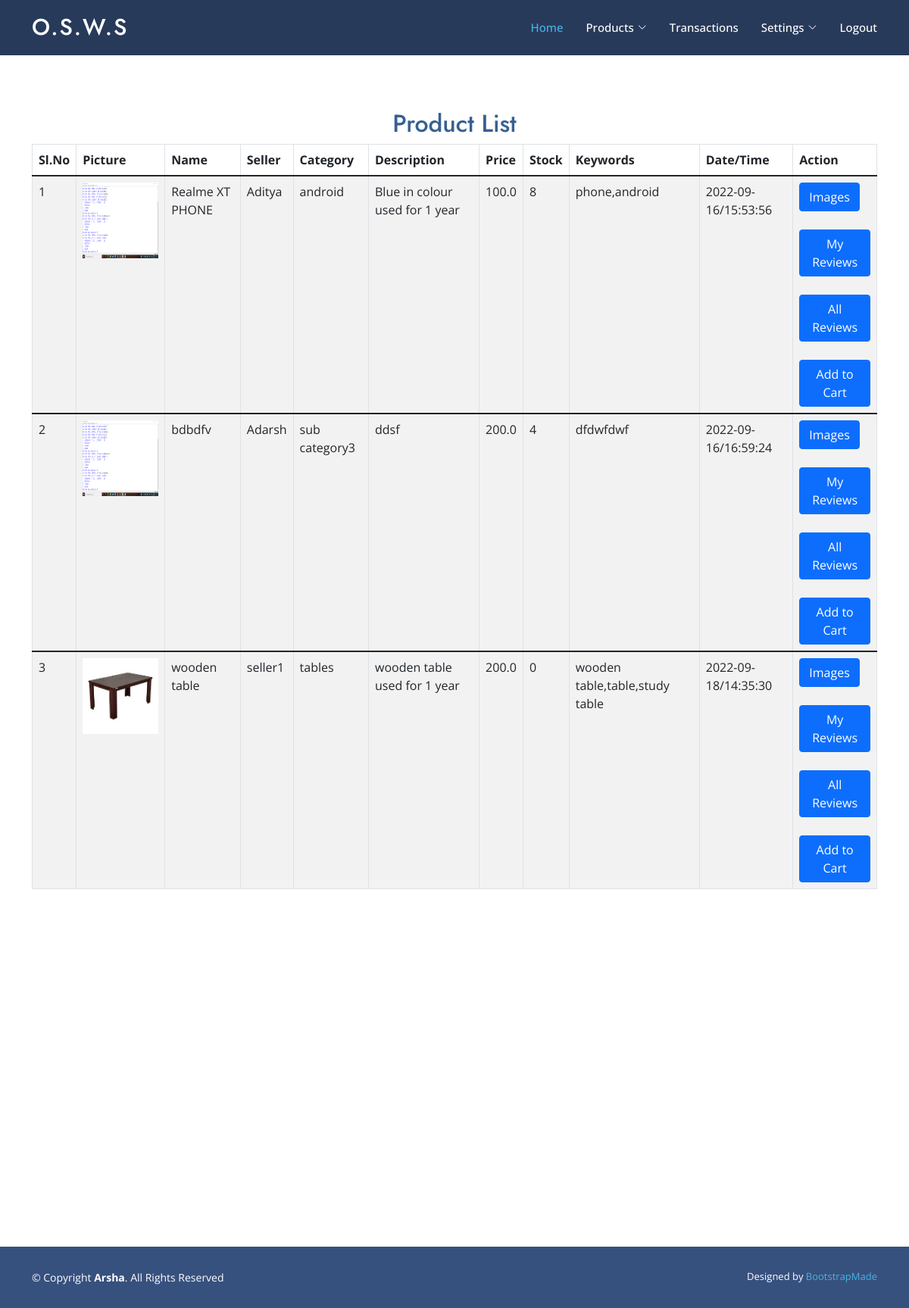
/user_product_master_view, run on the app's committed database.
### myapp/models.py (models this page shows, shortened)
class product_master(models.Model):
    product_name = models.CharField(max_length=50)
    seller_id = models.IntegerField()
    sub_category_id = models.IntegerField()
    description = models.CharField(max_length=500)
    pic = models.CharField(max_length=500)
    price = models.FloatField()
    stock = models.IntegerField()
    dt = models.CharField(max_length=50)
    tm = models.CharField(max_length=50)
    keywords = models.CharField(max_length=500)
    status = models.CharField(max_length=10)

class seller_details(models.Model):
    user_id = models.IntegerField()
    name = models.CharField(max_length=50)
    about = models.CharField(max_length=500)
    addr = models.CharField(max_length=500)
    pin = models.CharField(max_length=50)
    email = models.CharField(max_length=150)
    c_email = models.CharField(max_length=150)
    contact = models.CharField(max_length=15)
    status = models.CharField(max_length=10)

class sub_category_master(models.Model):
    category_id = models.IntegerField()
    sub_category_name = models.CharField(max_length=50)

### myapp/views.py (the view)
# urls.py: path('user_product_master_view', views.user_product_master_view, name='user_product_master_view'),
def user_product_master_view(request):
    pm_l = product_master.objects.all()
    scm_l = sub_category_master.objects.all()
    sc_l = seller_details.objects.all()
    context = {'product_list': pm_l, 'subcategory_list': scm_l, 'msg': '', 'seller_list':sc_l}
    return render(request, 'myapp/user_product_master_view.html', context)

### myapp/templates/myapp/user_product_master_view.html (shortened to what this page needs)
{% extends 'myapp/user_base.html' %}
{% load static %}
{% block body %}
<center><br><br><br><br><br><br>
    <h2><font color="#366092">Product List</font></h2>
<div class="container">
    <form name="frm"  role="form" action="" method="post">
         <table class="table table-striped table-bordered auto-index">
        <thead>
            <tr>
            <th>Sl.No</th>
            <th>Picture</th>
            <th>Name</th>
                <th>Seller</th>
            <th>Category</th>
            <th>Description</th>
            <th>Price</th>
            <th>Stock</th>
            <th>Keywords</th>
            <th>Date/Time</th>
            <th>Action</th>
        </tr>
             </thead>
        {% for p in product_list %}
        <tbody>
            <tr class="info ">
                <td></td>
                <td><img src="../static/myapp/media/{{ p.pic }}" width="100" height="100"></td>
                <td>{{ p.product_name }}</td>
                <td>
                    {% for sc in seller_list %}
				        {% if sc.user_id == p.seller_id %}
					        {{ sc.name }}
				        {% endif %}
			        {% endfor %}
                </td>
                 <td>
                    {% for sc in subcategory_list %}
				        {% if sc.id == p.sub_category_id %}
					        {{ sc.sub_category_name }}
				        {% endif %}
			        {% endfor %}
                </td>
                <td>{{ p.description }}</td>
                <td>{{ p.price }}</td>
                <td>{{ p.stock }}</td>
                <td>{{ p.keywords }}</td>
                <td>{{ p.dt }}/{{ p.tm }}</td>
                <td>
                    <a class="btn btn-primary"  href="../user_product_pic_view?product_id={{p.id}}">Images</a>
                    <br><br>
                    <a class="btn btn-primary" href="../user_product_review_view?product_master_id={{p.id}}">My Reviews</a>
                    <br><br>
                    <a class="btn btn-primary" href="../user_product_allreview_view?product_master_id={{p.id}}">All Reviews</a>
                    <br><br>
                    <a class="btn btn-primary" href="../user_shopping_cart_add?product_id={{p.id}}">Add to Cart</a>
            </td>
        </tr>
             </tbody>
        {% endfor %}
        </table>
        <br/>
    </form>
</div>
</center><br><br><br><br><br><br><br><br><br><br><br><br><br><br><br><br><br><br>
{% endblock %}

### myapp/templates/myapp/user_base.html (shortened to what this page needs)
<!DOCTYPE html>
{%load static%}
<html lang="en">
<head>
  <link href="{%static 'myapp/assets/vendor/aos/aos.css'%}" rel="stylesheet">
  <link href="{%static 'myapp/assets/vendor/bootstrap/css/bootstrap.min.css'%}" rel="stylesheet">
  <link href="{%static 'myapp/assets/vendor/bootstrap-icons/bootstrap-icons.css'%}" rel="stylesheet">
  <link href="{%static 'myapp/assets/vendor/boxicons/css/boxicons.min.css'%}" rel="stylesheet">
  <link href="{%static 'myapp/assets/vendor/glightbox/css/glightbox.min.css'%}" rel="stylesheet">
  <link href="{%static 'myapp/assets/vendor/remixicon/remixicon.css'%}" rel="stylesheet">
  <link href="{%static 'myapp/assets/vendor/swiper/swiper-bundle.min.css'%}" rel="stylesheet">
  <link href="{%static 'myapp/assets/css/style.css'%}" rel="stylesheet">
</head>
<body>
  <header id="header" class="fixed-top " style="background-color: #283a5a;; ">
    <div class="container d-flex align-items-center">
      <h1 class="logo me-auto"><a href="{%url 'user_home'%}">O.S.W.S</a></h1>
      <nav id="navbar" class="navbar">
        <ul>
          <li><a class="nav-link scrollto active" href="{%url 'user_home'%}">Home</a></li>
      <li class="dropdown"><a href="#"><span>Products</span> <i class="bi bi-chevron-down"></i></a>
          </li>
      <li><a class="nav-link scrollto" href="{%url 'user_payment_view'%}">Transactions</a></li>
          <li class="dropdown"><a href="#"><span>Settings</span> <i class="bi bi-chevron-down"></i></a>
          </li>
          <li><a class="nav-link scrollto" href="{%url 'user_logout'%}">Logout</a></li>
        </ul>
      </nav>
    </div>
  </header>
{%block body%}{%endblock%}
  <footer id="footer">
    <div class="container footer-bottom clearfix">
      <div class="copyright">
        &copy; Copyright <strong><span>Arsha</span></strong>. All Rights Reserved
      </div>
      <div class="credits">
        Designed by <a href="https://bootstrapmade.com/">BootstrapMade</a>
      </div>
    </div>
  </footer>
</body>
</html>

### myapp/static/myapp/assets/css/style.css (style rules this page uses)
body { font-family: "Open Sans", sans-serif; color: #444444; }
a { color: #47b2e4; text-decoration: none; }
h1, h2, h3, h4, h5, h6 { font-family: "Jost", sans-serif; }
#header { transition: all 0.5s; z-index: 997; padding: 15px 0; }
#header .logo { font-size: 30px; margin: 0; padding: 0; line-height: 1; font-weight: 500; letter-spacing: 2px; text-transform: uppercase; }
#header .logo a { color: #fff; }
.navbar { padding: 0; }
.navbar ul { margin: 0; padding: 0; display: flex; list-style: none; align-items: center; }
.navbar li { position: relative; }
.navbar a, .navbar a:focus { display: flex; align-items: center; justify-content: space-between; padding: 10px 0 10px 30px; font-size: 15px; font-weight: 500; color: #fff; white-space: nowrap; transition: 0.3s; }
.navbar a i, .navbar a:focus i { font-size: 12px; line-height: 0; margin-left: 5px; }
.navbar a:hover, .navbar .active, .navbar .active:focus, .navbar li:hover > a { color: #47b2e4; }
#footer { font-size: 14px; background: #37517e; }
#footer .footer-bottom { padding-top: 30px; padding-bottom: 30px; color: #fff; }
#footer .copyright { float: left; }
#footer .credits { float: right; font-size: 13px; }
#footer .credits a { transition: 0.3s; }

### myapp/templates/myapp/user_product_master_view.html (style rules this page uses)
form { counter-reset: Serial; }
.auto-index td:first-child:before { counter-increment: Serial; content:counter(Serial); }

### data on the page
product_master: pic (picture), product_name "Realme XT PHONE", description "Blue in colour used for 1 year", price "100.0", stock "8", keywords "phone,android", dt "2022-09-16", tm "15:53:56"
seller_details: name "Aditya"
sub_category_master: sub_category_name "android"
product_master: pic (picture), product_name "bdbdfv", description "ddsf", price "200.0", stock "4", keywords "dfdwfdwf", dt "2022-09-16", tm "16:59:24"
seller_details: name "Adarsh"
sub_category_master: sub_category_name "sub category3"
product_master: pic (picture), product_name "wooden table", description "wooden table used for 1 year", price "200.0", stock "0", keywords "wooden table,table,study table", dt "2022-09-18", tm "14:35:30"
seller_details: name "seller1"
sub_category_master: sub_category_name "tables"
